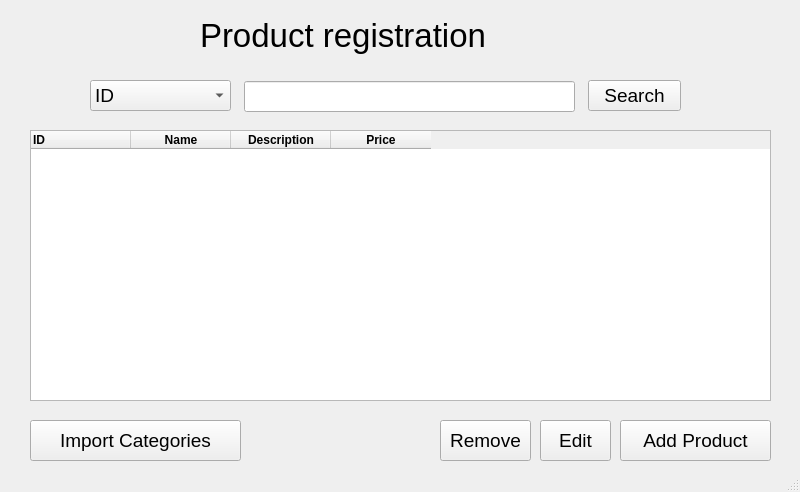
<?xml version="1.0" encoding="UTF-8"?>
<ui version="4.0">
 <class>MainWindow</class>
 <widget class="QMainWindow" name="MainWindow">
  <property name="geometry">
   <rect>
    <x>0</x>
    <y>0</y>
    <width>800</width>
    <height>492</height>
   </rect>
  </property>
  <property name="windowTitle">
   <string>Product Registration</string>
  </property>
  <property name="windowIcon">
   <iconset>
    <normaloff>../../../../Desktop/download-removebg-preview.png</normaloff>../../../../Desktop/download-removebg-preview.png</iconset>
  </property>
  <widget class="QWidget" name="centralwidget">
   <widget class="QLabel" name="label_Title">
    <property name="geometry">
     <rect>
      <x>200</x>
      <y>10</y>
      <width>400</width>
      <height>50</height>
     </rect>
    </property>
    <property name="font">
     <font>
      <pointsize>25</pointsize>
     </font>
    </property>
    <property name="text">
     <string>Product registration</string>
    </property>
   </widget>
   <widget class="QTableWidget" name="tableWidget_products">
    <property name="geometry">
     <rect>
      <x>30</x>
      <y>130</y>
      <width>741</width>
      <height>271</height>
     </rect>
    </property>
    <column>
     <property name="text">
      <string notr="true">ID</string>
     </property>
     <property name="toolTip">
      <string notr="true"/>
     </property>
     <property name="whatsThis">
      <string notr="true"/>
     </property>
     <property name="font">
      <font>
       <weight>75</weight>
       <bold>true</bold>
      </font>
     </property>
     <property name="textAlignment">
      <set>AlignLeading|AlignVCenter</set>
     </property>
    </column>
    <column>
     <property name="text">
      <string notr="true">Name</string>
     </property>
     <property name="toolTip">
      <string notr="true"/>
     </property>
     <property name="whatsThis">
      <string notr="true"/>
     </property>
     <property name="font">
      <font>
       <weight>75</weight>
       <bold>true</bold>
      </font>
     </property>
    </column>
    <column>
     <property name="text">
      <string notr="true">Description</string>
     </property>
     <property name="toolTip">
      <string notr="true"/>
     </property>
     <property name="whatsThis">
      <string notr="true"/>
     </property>
     <property name="font">
      <font>
       <weight>75</weight>
       <bold>true</bold>
      </font>
     </property>
    </column>
    <column>
     <property name="text">
      <string notr="true">Price</string>
     </property>
     <property name="toolTip">
      <string notr="true"/>
     </property>
     <property name="whatsThis">
      <string notr="true"/>
     </property>
     <property name="font">
      <font>
       <weight>75</weight>
       <bold>true</bold>
      </font>
     </property>
    </column>
   </widget>
   <widget class="QPushButton" name="pushButton_CreateProduct">
    <property name="geometry">
     <rect>
      <x>620</x>
      <y>420</y>
      <width>151</width>
      <height>41</height>
     </rect>
    </property>
    <property name="font">
     <font>
      <pointsize>14</pointsize>
     </font>
    </property>
    <property name="text">
     <string>Add Product</string>
    </property>
   </widget>
   <widget class="QLineEdit" name="lineEdit_Search">
    <property name="geometry">
     <rect>
      <x>244</x>
      <y>81</y>
      <width>331</width>
      <height>31</height>
     </rect>
    </property>
    <property name="font">
     <font>
      <pointsize>14</pointsize>
     </font>
    </property>
   </widget>
   <widget class="QPushButton" name="pushButton_Search">
    <property name="geometry">
     <rect>
      <x>588</x>
      <y>80</y>
      <width>93</width>
      <height>31</height>
     </rect>
    </property>
    <property name="font">
     <font>
      <pointsize>14</pointsize>
     </font>
    </property>
    <property name="text">
     <string>Search</string>
    </property>
   </widget>
   <widget class="QComboBox" name="comboBox_searchType">
    <property name="geometry">
     <rect>
      <x>90</x>
      <y>80</y>
      <width>141</width>
      <height>31</height>
     </rect>
    </property>
    <property name="font">
     <font>
      <pointsize>14</pointsize>
     </font>
    </property>
    <item>
     <property name="text">
      <string notr="true">ID</string>
     </property>
    </item>
    <item>
     <property name="text">
      <string notr="true">Name</string>
     </property>
    </item>
    <item>
     <property name="text">
      <string notr="true">Description</string>
     </property>
    </item>
    <item>
     <property name="text">
      <string notr="true">Price</string>
     </property>
    </item>
    <item>
     <property name="text">
      <string notr="true">Category</string>
     </property>
    </item>
   </widget>
   <widget class="QPushButton" name="pushButton_ImportCategories">
    <property name="geometry">
     <rect>
      <x>30</x>
      <y>420</y>
      <width>211</width>
      <height>41</height>
     </rect>
    </property>
    <property name="font">
     <font>
      <pointsize>14</pointsize>
     </font>
    </property>
    <property name="text">
     <string>Import Categories</string>
    </property>
   </widget>
   <widget class="QPushButton" name="pushButton_UpdateProduct">
    <property name="geometry">
     <rect>
      <x>540</x>
      <y>420</y>
      <width>71</width>
      <height>41</height>
     </rect>
    </property>
    <property name="font">
     <font>
      <pointsize>14</pointsize>
     </font>
    </property>
    <property name="text">
     <string>Edit</string>
    </property>
   </widget>
   <widget class="QPushButton" name="pushButton_RemoveProduct">
    <property name="geometry">
     <rect>
      <x>440</x>
      <y>420</y>
      <width>91</width>
      <height>41</height>
     </rect>
    </property>
    <property name="font">
     <font>
      <pointsize>14</pointsize>
     </font>
    </property>
    <property name="text">
     <string>Remove</string>
    </property>
   </widget>
  </widget>
  <widget class="QStatusBar" name="statusbar"/>
 </widget>
 <resources/>
 <connections/>
</ui>
